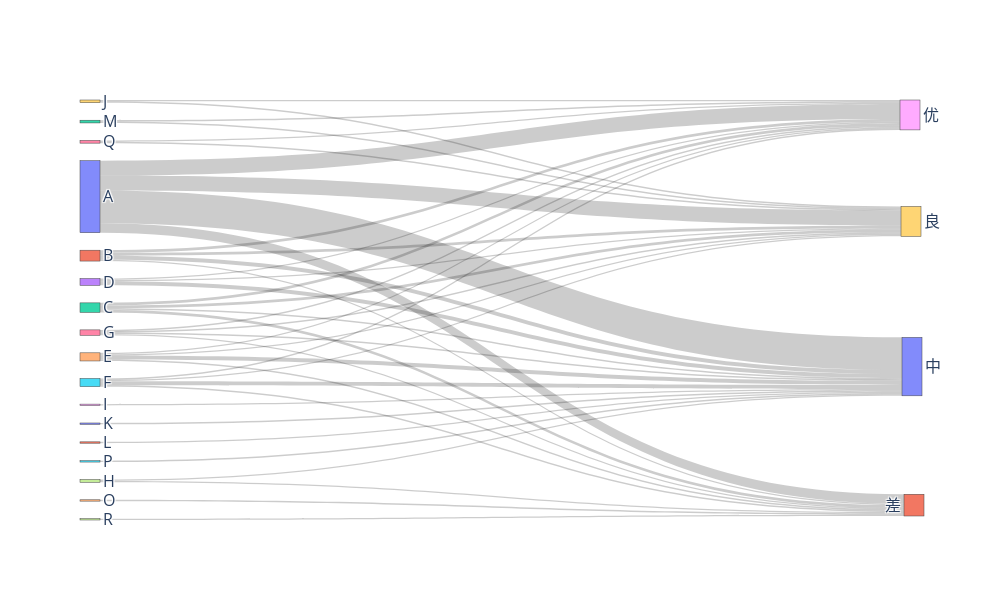

Source (notebook cell):
### Markdown cell above
### 桑基图可视化血肿体积进展

### Code cell
labels = ['A', 'B', 'C', 'D', 'E', 'F', 'G', 'H', 'I', 'J', 'K', 'L', 'M', 'N', 'O', 'P', 'Q', 'R', '优', '良', '中', '差']
source = source_hm
target = target_hm
value = val_hm
# 创建桑基图
fig = go.Figure(data=[go.Sankey(
    node=dict(
        label=labels,
        # arrangement='perpendicular'
    ),
    link=dict(
        source=source,
        target=target,
        value=value,
    )
)])

fig.update_layout(
    width=1000,  # 设置宽度为800像素
    height=600,  # 设置高度为600像素
    font_size=16
)

# 显示图形
# fig.write_image("img/ed_sankey.pdf")
fig.show()

### Figure 1 — Plotly figure (JSON) as saved in the notebook; plotly's stock layout.template omitted (floating-point values rounded to 4 significant figures)
{"data": [{"link": {"source": [0, 0, 0, 0, 1, 1, 1, 1, 2, 2, 2, 2, 3, 3, 3, 4, 4, 4, 4, 5, 5, 5, 5, 6, 6, 6, 6, 7, 7, 8, 9, 9, 10, 11, 12, 12, 14, 15, 16, 16, 17], "target": [21, 20, 19, 18, 21, 20, 19, 18, 21, 20, 19, 18, 20, 19, 18, 21, 20, 19, 18, 21, 20, 19, 18, 21, 20, 19, 18, 21, 20, 20, 19, 18, 20, 20, 19, 18, 21, 20, 19, 18, 21], "value": [7, 24, 11, 11, 1, 3, 2, 2, 2, 1, 2, 2, 3, 1, 1, 1, 3, 1, 1, 1, 3, 1, 1, 1, 1, 1, 1, 1, 1, 1, 1, 1, 1, 1, 1, 1, 1, 1, 1, 1, 1]}, "node": {"label": ["A", "B", "C", "D", "E", "F", "G", "H", "I", "J", "K", "L", "M", "N", "O", "P", "Q", "R", "优", "良", "中", "差"], "x": [0.0119, 0.0119, 0.0119, 0.0119, 0.0119, 0.0119, 0.0119, 0.0119, 0.0119, 0.0119, 0.0119, 0.0119, 0.0119, 0.0119, 0.0119, 0.0119, 0.0119, 0.9881, 0.9893, 0.9905, 0.9929], "y": [0.2302, 0.3706, 0.4943, 0.4333, 0.6117, 0.6727, 0.5538, 0.907, 0.7257, 0.003236, 0.7706, 0.8155, 0.05138, 0.9535, 0.8604, 0.09951, 0.9984, 0.0356, 0.2891, 0.6347, 0.9646]}, "type": "sankey"}], "layout": {"font": {"size": 16}, "height": 600, "width": 1000}}
